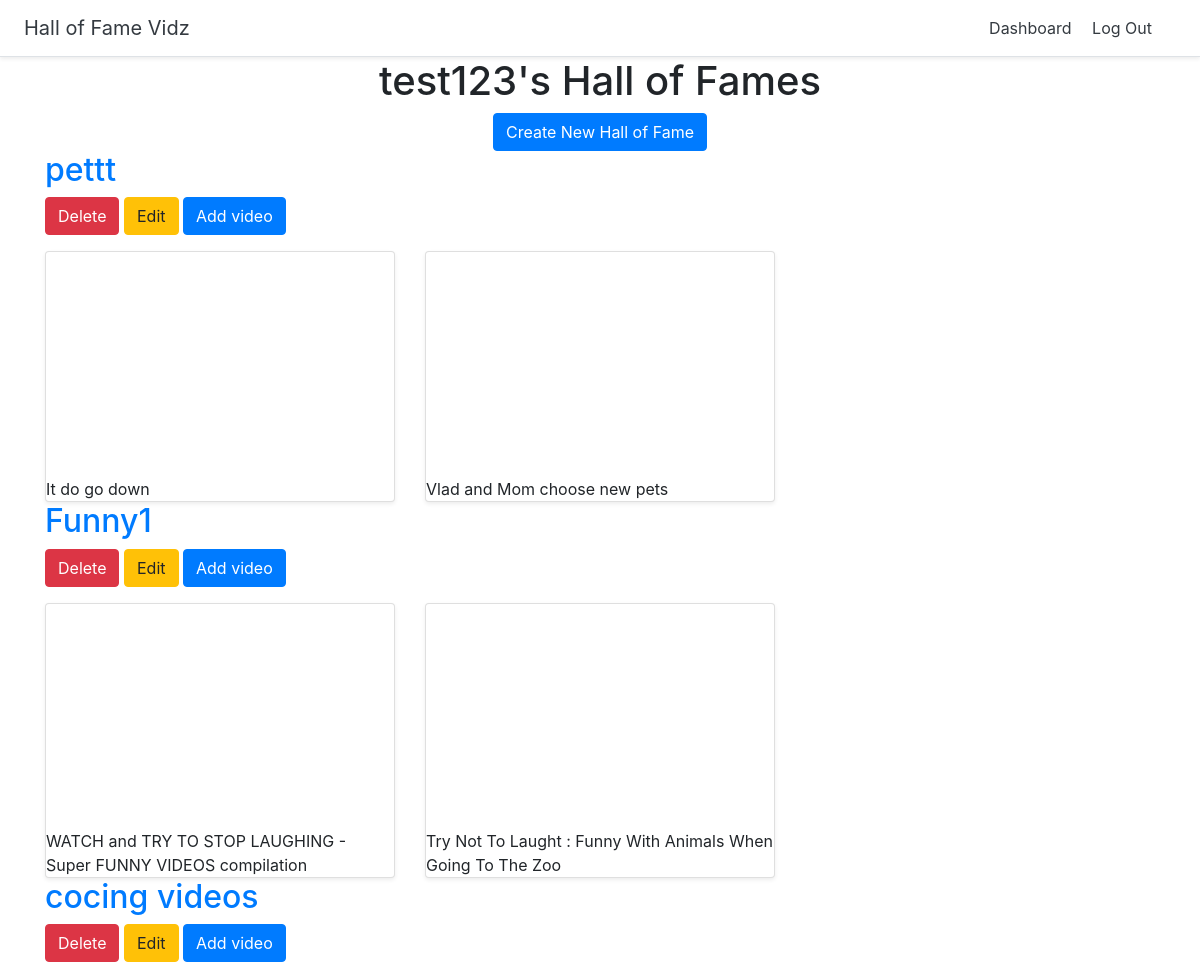
The page /dashboard (signed in) on the database as committed earlier.
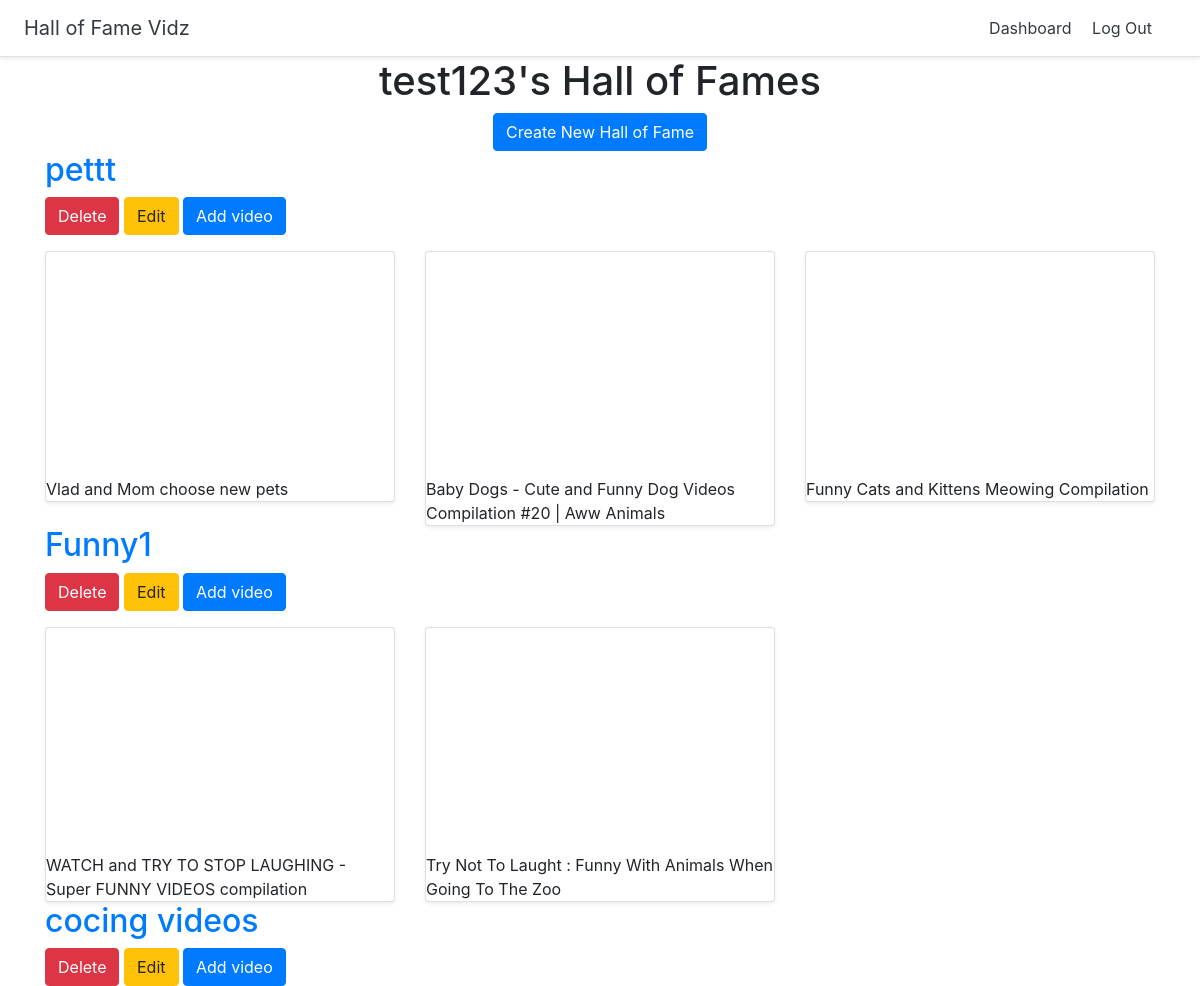
The same page on the database as committed later.
### halls/models.py (models this page shows, shortened)
class Hall(models.Model):
    title = models.CharField(max_length=255)
    user = models.ForeignKey(User, on_delete=models.CASCADE)

class Video(models.Model):
    title = models.CharField(max_length=255)
    url = models.URLField()
    youtube_id = models.CharField(max_length=255)
    hall = models.ForeignKey(Hall, on_delete=models.CASCADE)

### halls/views.py (the view)
# urls.py: path('dashboard', views.dashboard, name='dashboard'),
@login_required
def dashboard(request):
    halls = Hall.objects.filter(user=request.user)
    return render(request, 'halls/dashboard.html', {'halls': halls})

### halls/templates/halls/dashboard.html
{% extends 'halls/base.html' %}
{% block content %}
<div class="container">
    <div class="text-center">
        <h1>{{user.username}}'s Hall of Fames</h1>
        <a href="{% url 'create_hall' %}" class="btn btn-primary">Create New Hall of Fame</a>
    </div>
    {% for hall in halls %}
        <h2><a href="{% url 'detail_hall' hall.id %}">{{hall.title}}</a></h2>
        <a href="{% url 'delete_hall' hall.id %}" class="btn btn-danger">Delete</a>
        <a href="{% url 'update_hall' hall.id %}" class="btn btn-warning">Edit</a>
        <a href="{% url 'add_video' hall.id %}" class="btn btn-primary">Add video</a>
        <div class="row">
            {% for video in hall.video_set.all %}
                <div class="col-md-4 mt-3">
                    <div class="card md-4 shadow-sm">
                        <iframe width="100%" height="225" src="https://www.youtube.com/embed/{{ video.youtube_id}}" frameborder="0" allow="accelerometer; autoplay; encrypted-media; gyroscope; picture-in-picture" allowfullscreen></iframe>
                        <div class=""card-body>
                            <p class="card-text">{{ video.title }}</p>
                        </div>
                    </div>
                </div>
            {% endfor %}
        </div>
    {% endfor %}
</div>
{% endblock %}

Rows that differ between the two databases and show on the page:
removed Video: title "It do go down", shown under Hall "pettt"
added Video: title "Baby Dogs - Cute and Funny Dog Videos Compilation #20 | Aww Animals", shown under Hall "pettt"
added Video: title "Funny Cats and Kittens Meowing Compilation", shown under Hall "pettt"
